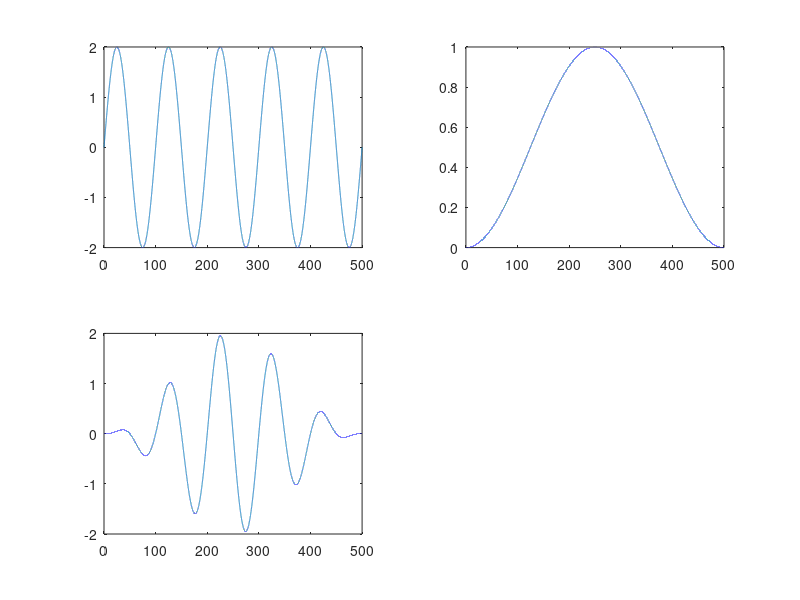

Recreate this plot in MATLAB.
%Hanning Window

clc;
clear all;
close all;

%Sinosoidal wave
t = 0:0.01:500;
Sin = 2*sin(2*pi*5*t./500);
subplot(2,2,1);
plot(t, Sin);

%Hanning Window
N=500;
t = 0:0.01:500;
Hann = 0.5-0.5*cos(2*pi*t./N);
subplot(2,2,2);
plot(t, Hann);

SinHann = Sin.*Hann;
subplot(2,2,3);
plot(t,SinHann);